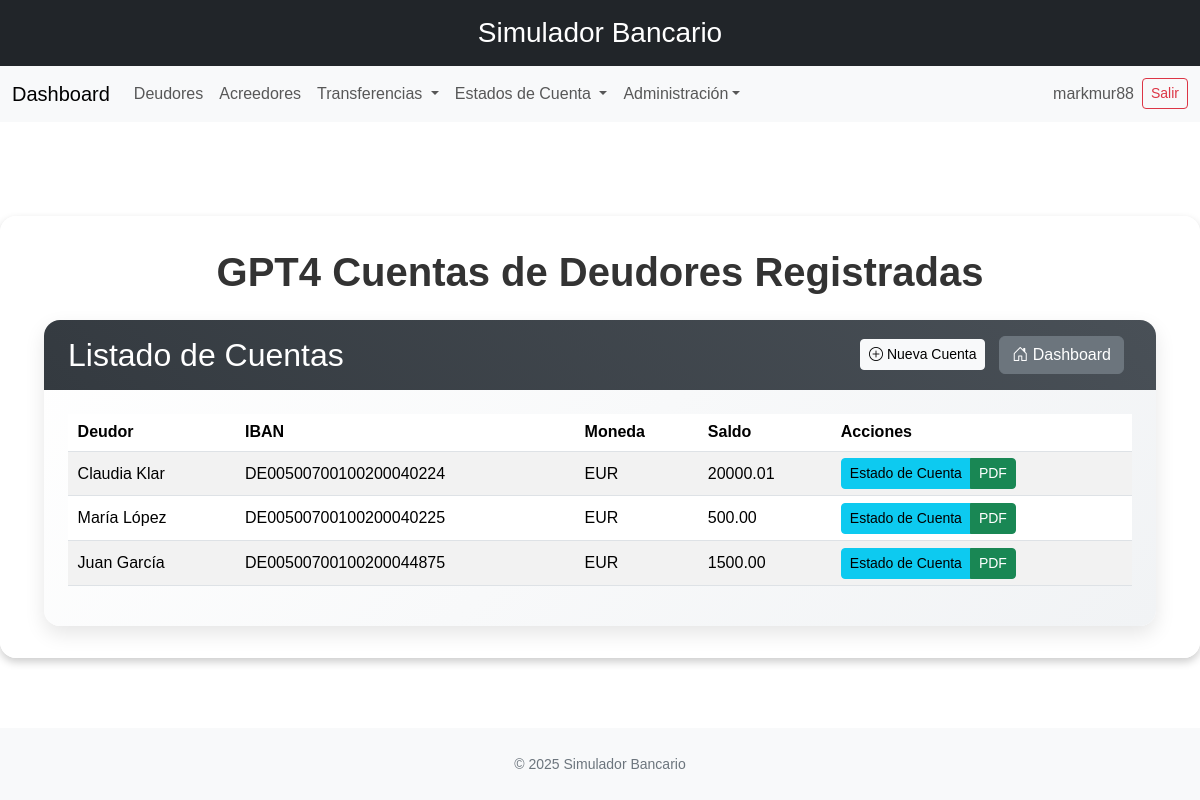
Page /gpt4/cuentas-deudor/ (signed in) on the earlier database version.
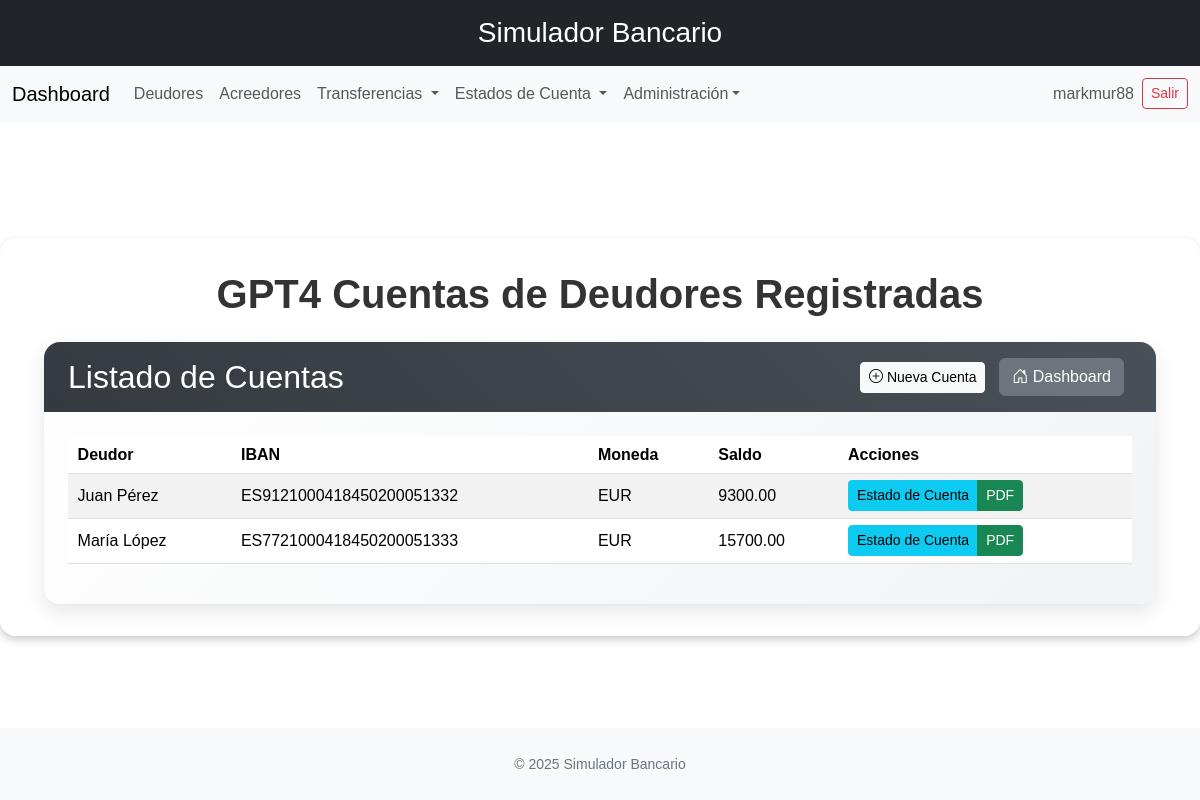
Same page on the later database version.
### banco/models.py (models this page shows, shortened)
class Account(models.Model):
    iban = models.CharField(
        max_length=34, unique=True,
        validators=[iban_validator],
        help_text="IBAN de la cuenta"
    )
    currency = models.CharField(
        max_length=3, default='EUR',
        validators=[currency_validator]
    )
    balance = models.DecimalField(
        max_digits=18, decimal_places=2,
        default=Decimal('0.00'),
    )
    class Meta:
        abstract = True
        app_label = 'banco'

class DebtorAccount(Account):
    debtor = models.ForeignKey(
        Debtor, on_delete=models.CASCADE,
        related_name='accounts'
    )
    class Meta(Account.Meta):
        db_table = 'sim_debtor_account'
        app_label = 'banco'

class Party(models.Model):
    name = models.CharField(max_length=70, unique=True)
    address = models.OneToOneField(
        PostalAddress,
        on_delete=models.CASCADE,
        related_name="%(class)ss_address"
    )
    class Meta:
        abstract = True
        app_label = 'banco'

class Debtor(Party):
    customer_id = models.CharField(max_length=35, unique=True)
    class Meta(Party.Meta):
        db_table = 'sim_debtor'
        app_label = 'banco'

### banco/gpt_views.py (the view)
# urls.py: path('gpt4/cuentas-deudor/', gpt_views.DebtorAccountListView.as_view(), name='list_debtor_accountsGPT4'),
class DebtorAccountListView(LoginRequiredMixin, generic.ListView):
    model = DebtorAccount
    template_name = 'api/GPT4/list_debtor_accounts.html'
    context_object_name = 'accounts'

### banco/templates/api/GPT4/list_debtor_accounts.html (shortened to what this page needs)
{% extends 'base.html' %}
{% block content %}
<div class="container-fluid">
  <h1 class="text-center display-6 fw-bold mb-4">GPT4 Cuentas de Deudores Registradas</h1>
  <div class="card custom-card">
    <div class="custom-card-header d-flex justify-content-between align-items-center">
      <h2 class="mb-0">Listado de Cuentas</h2>
      <div>
        <a href="{% url 'create_debtor_accountGPT4' %}" class="btn btn-light btn-sm me-2">
          <i class="bi bi-plus-circle"></i> Nueva Cuenta
        </a>
        <a href="{% url 'dashboard' %}" class="btn btn-secondary me-2">
            <i class="bi bi-house-door"></i> Dashboard
        </a>
      </div>
    </div>
    <div class="card-body custom-card-body">
      <div class="table-responsive">
        <table class="table table-sm table-striped table-hover align-middle table-custom">
          <thead>
            <tr>
              <th>Deudor</th>
              <th>IBAN</th>
              <th>Moneda</th>
              <th>Saldo</th>
              <th>Acciones</th>
            </tr>
          </thead>
          <tbody>
            {% for account in accounts %}
            <tr>
              <td>{{ account.debtor.name }}</td>
              <td>{{ account.iban }}</td>
              <td>{{ account.currency }}</td>
              <td>{{ account.balance }}</td>
              <td>
                <div class="btn-group">
                  <a href="{% url 'estado_cuenta' account.id %}" class="btn btn-info btn-sm">
                     Estado de Cuenta
                  </a>
                  <a href="{% url 'estado_cuenta_pdf' account.id %}" class="btn btn-success btn-sm">
                     PDF
                  </a>
                </div>
              </td>
            </tr>
            {% endfor %}
          </tbody>
        </table>
      </div>
    </div>
  </div>
</div>
{% endblock %}

Differences in the rows shown:
removed DebtorAccount: debtor.name "Juan García", iban "DE00500700100200044875", currency "EUR", balance "1500.00"
changed DebtorAccount: debtor.name "Claudia Klar" → "Juan Pérez"; iban "DE00500700100200040224" → "ES9121000418450200051332"; balance "20000.01" → "9300.00"
changed DebtorAccount "María López": iban "DE00500700100200040225" → "ES7721000418450200051333"; balance "500.00" → "15700.00"
